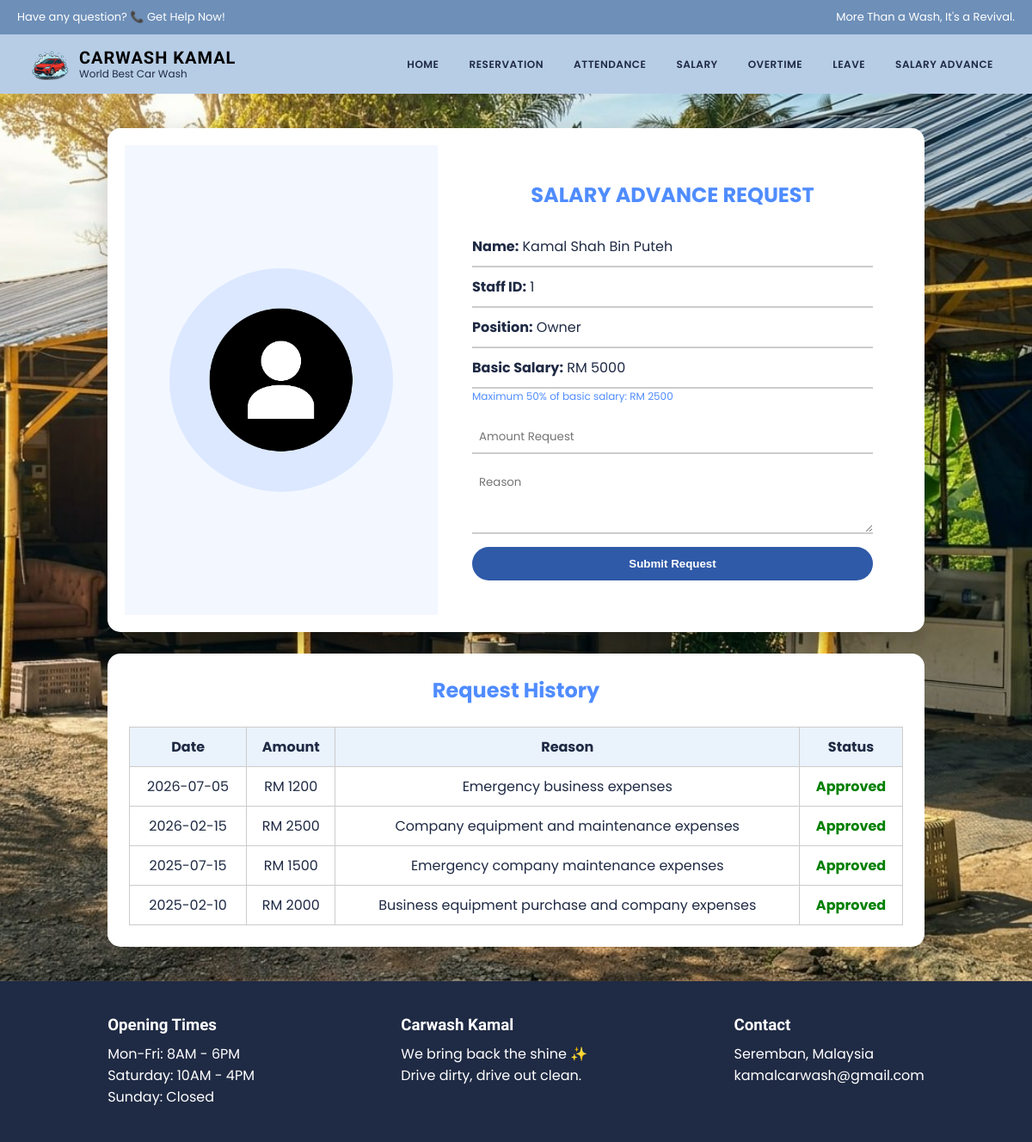
/staff/pages/salary_advance.php (signed in), run on the app's committed database.
### tables this page shows
CREATE TABLE `staff` (
  `staff_id` int(11) NOT NULL,
  `staff_name` varchar(50) NOT NULL,
  `staff_email` varchar(100) DEFAULT NULL,
  `staff_password` varchar(255) DEFAULT NULL,
  `staff_phonenum` int(11) NOT NULL,
  `staff_dob` date NOT NULL,
  `staff_state` varchar(50) NOT NULL,
  `staff_hiredate` date NOT NULL,
  `staff_salary` int(11) NOT NULL,
  `staff_job` varchar(20) NOT NULL,
  `staff_gender` tinyint(1) NOT NULL,
  `staff_image` varchar(255) DEFAULT NULL
);

CREATE TABLE `salary_advance` (
  `advance_id` int(11) NOT NULL,
  `staff_id` int(11) NOT NULL,
  `amount` int(11) NOT NULL,
  `reason` text NOT NULL,
  `request_date` date NOT NULL,
  `status` varchar(20) DEFAULT 'Pending'
);

### staff/pages/salary_advance.php (the view, shortened to what this page needs)
<?php
include("../../config.php");
$staff_id = $_SESSION['staff_id'];
$stmt = $conn->prepare("
    SELECT *
    FROM staff
    WHERE staff_id = ?
");
$stmt->execute([
    $staff_id
]);
$staff = $stmt->fetch();
$salary = $staff['staff_salary'];
$max_advance = $salary * 0.5;
$stmt = $conn->prepare("
    SELECT *
    FROM salary_advance
    WHERE staff_id = ?
    ORDER BY request_date DESC
");
$stmt->execute([
    $staff_id
]);
$history = $stmt->fetchAll();
?>
<?php include("../includes/header.php"); ?>
<link rel="stylesheet" href="../../CSS/style.css">
<section class="page-bg">
<div>
<div class="card">
<div class="card-left">
<div class="circle-img">
<img
src="../../images/<?php echo !empty($staff['staff_image']) ? $staff['staff_image'] : 'uploads/default.png'; ?>"
>
</div>
</div>
<div class="card-right">
<div class="title">
SALARY ADVANCE REQUEST
</div>
<div class="staff-info">
<p>
<b>Name:</b>
<?php echo $staff['staff_name']; ?>
</p>
<p>
<b>Staff ID:</b>
<?php echo $staff['staff_id']; ?>
</p>
<p>
<b>Position:</b>
<?php echo $staff['staff_job']; ?>
</p>
<p>
<b>Basic Salary:</b>
RM <?php echo $salary; ?>
</p>
<div class="highlight">
Maximum 50% of basic salary:
RM <?php echo $max_advance; ?>
</div>
</div>
<form method="POST">
<div class="input-box">
<input
type="number"
name="amount"
placeholder="Amount Request"
required>
</div>
<div class="input-box">
<textarea
name="reason"
rows="3"
placeholder="Reason"
required></textarea>
</div>
<button
class="btn-submit"
name="submit"
type="submit">
Submit Request
</button>
</form>
</div>
</div>
<div class="history">
<h2>
Request History
</h2>
<br>
<table>
<tr>
<th>Date</th>
<th>Amount</th>
<th>Reason</th>
<th>Status</th>
</tr>
<?php foreach($history as $row){ ?>
<tr>
<td>
<?php echo $row['request_date']; ?>
</td>
<td>
RM <?php echo $row['amount']; ?>
</td>
<td>
<?php echo $row['reason']; ?>
</td>
<td class="<?php echo strtolower($row['status']); ?>">
<?php echo $row['status']; ?>
</td>
</tr>
<?php } ?>
</table>
</div>
</div>
</section>
<?php include("../includes/footer.php"); ?>

### css/style.css (style rules this page uses)
* { margin: 0; padding: 0; box-sizing: border-box; }
.input-box { margin-bottom: 15px; }
.input-box input, .input-box select, .input-box textarea { width: 100%; padding: 10px; border: none; border-bottom: 2px solid #ccc; outline: none; background: transparent; font-family: 'Poppins', sans-serif; }
.card { background: white; border-radius: 15px; box-shadow: 0 10px 25px rgba(0,0,0,0.1); padding: 20px; }

### staff/pages/salary_advance.php (style rules this page uses)
.page-bg { background:url("../../images/hero.jpg") center/cover no-repeat; min-height:100vh; padding:40px 0; display:flex; justify-content:center; }
.card { width:950px; background:white; border-radius:15px; display:flex; overflow:hidden; box-shadow:0 10px 30px rgba(0,0,0,0.2); }
.card-left { width:40%; background:#f3f7ff; display:flex; justify-content:center; align-items:center; }
.circle-img { width:260px; height:260px; border-radius:50%; background:#dbe8ff; display:flex; justify-content:center; align-items:center; overflow:hidden; }
.circle-img img { width:200px; }
.card-right { width:60%; padding:40px; }
.title { text-align:center; font-size:24px; font-weight:bold; color:#4f8cff; margin-bottom:20px; }
.staff-info { margin-bottom:20px; }
.staff-info p { border-bottom:2px solid #ccc; padding:10px 0; }
.highlight { color:#4f8cff; font-size:12px; }
.input-box { margin-bottom:15px; }
.input-box input, .input-box textarea { width:100%; border:none; border-bottom:2px solid #ccc; padding:8px; outline:none; background:transparent; }
.btn-submit { width:100%; padding:12px; background:#2f5aa8; color:white; border:none; border-radius:30px; cursor:pointer; font-weight:bold; }
.history { width:950px; margin-top:25px; background:white; border-radius:15px; padding:25px; }
.history h2 { text-align:center; color:#4f8cff; }
table { width:100%; border-collapse:collapse; }
th,td { border:1px solid #ccc; padding:10px; text-align:center; }
th { background:#eaf2fb; }
.approved { color:green; font-weight:bold; }

### data on the page
staff: staff_image (placeholder picture), staff_name "Kamal Shah Bin Puteh", staff_id "1", staff_job "Owner", staff_salary "5000", staff_salary "2500"
salary_advance: request_date "2026-07-05", amount "1200", reason "Emergency business expenses", status "Approved"
salary_advance: request_date "2026-02-15", amount "2500", reason "Company equipment and maintenance expenses", status "Approved"
salary_advance: request_date "2025-07-15", amount "1500", reason "Emergency company maintenance expenses", status "Approved"
salary_advance: request_date "2025-02-10", amount "2000", reason "Business equipment purchase and company expenses", status "Approved"
